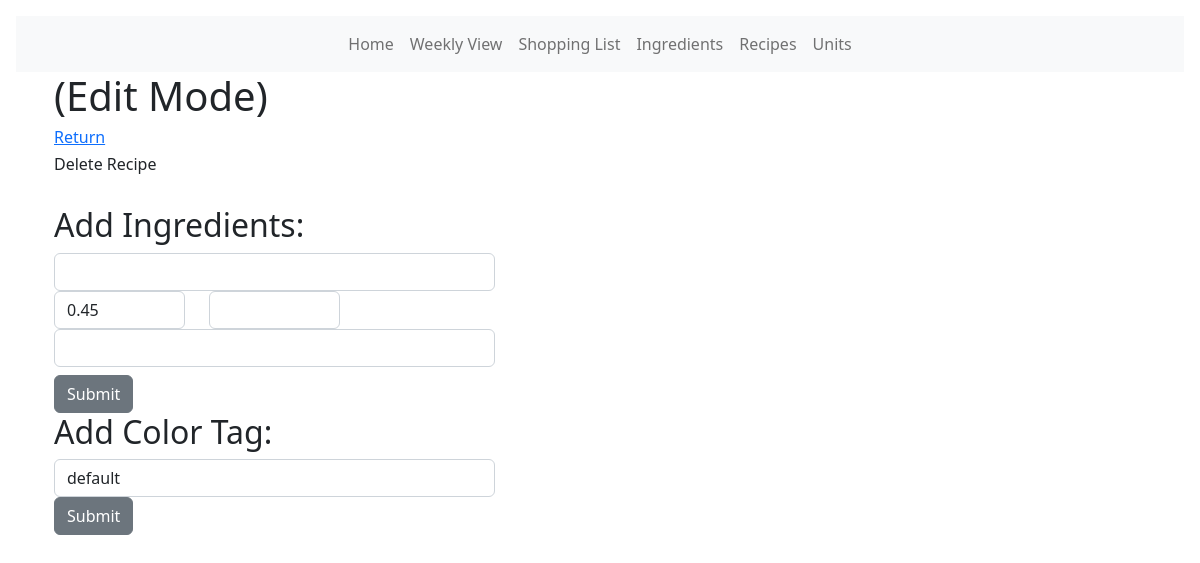
/recipes/edit_recipe_ingredient/50, run on an earlier commit of the app's database.
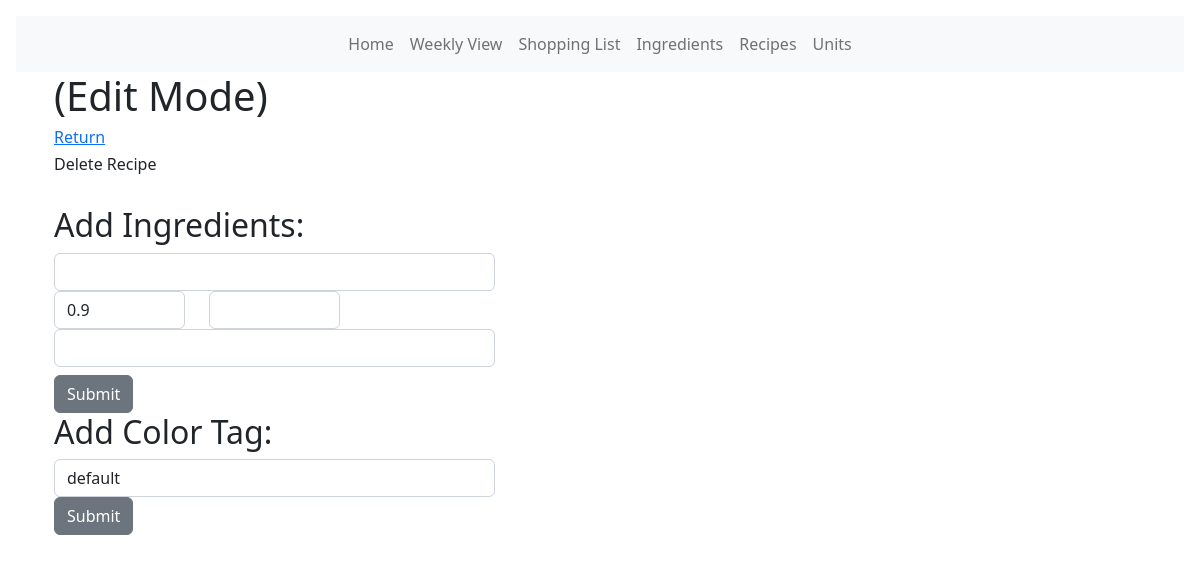
And on a later commit of the database.
### models.py (models this page shows, shortened)
class RecipeIngredient(db.Model):
    id = db.Column(db.Integer, primary_key=True)
    rid = db.Column(db.Integer, db.ForeignKey("recipe.id"))
    iid = db.Column(db.Integer, db.ForeignKey("ingredient.id"))
    qty = db.Column(db.Float)
    unit_suffix = db.Column(db.String(50))
    ingredient_color_tag = db.Column(db.String(20))

### main.py (the view, shortened to what this page needs)
@app.route("/recipes/edit_recipe_ingredient/<int:id>", methods=["GET", "POST"])
def recipe_edit_ingredient(id):
    c = RecipeIngredient.query.get_or_404(id)
    r = Recipe.query.filter_by(id=c.rid).first()
    n = Ingredient.query.filter_by(id=c.iid).first()
    rid = c.rid
    """Add Ingredient Form"""
    form = AddIngredient()
    a = db.session.query(Ingredient.name).order_by(Ingredient.name)
    a = [i[0] for i in a]
    form.name.choices = [("")] + [(y) for y in a]
    b = db.session.query(Unit.name).order_by(Unit.id)
    b = [i[0] for i in b]
    form.unit.choices = [("")] + [(y) for y in b]
    """Color Tag"""
    form2 = SelectColor()
    """Add Ingredient Button Action"""
    if form2.submit.data and form2.validate_on_submit():
        c.ingredient_color_tag = form2.name.data
        db.session.commit()
    return render_template(
        "/recipes/edit_recipe_ingredient.html",
        id=rid,
        r=r,
        form=form,
        c=c,
        n=n,
        form2=form2,
    )

### forms.py
class AddIngredient(FlaskForm):
    name = SelectField(
        "Ingredient:",
        validators=[validators.InputRequired()],
        validate_choice=False,
    )
    unit = SelectField(
        "Unit Conversion Option:",
        validators=[validators.InputRequired()],
    )
    qty = DecimalField("Qty:", validators=[validators.InputRequired()])
    suffix = StringField("Notes")
    color1 = SelectField(
        "Color Tag:",
        choices=[
            ("default"),
            ("blue"),
            ("green"),
            ("light blue"),
            ("red"),
            ("yellow"),
            ("purple"),
            ("orange"),
            ("dark grey"),
            ("light grey"),
        ],
        validate_choice=False,
    )
    submit = SubmitField("Submit")

### templates/recipes/edit_recipe_ingredient.html (shortened to what this page needs)
<!DOCTYPE html>
<html lang="en">
<head>
    <link href="{{ url_for('static', filename='css/select2.css') }}" rel="stylesheet" />
    {% extends 'base.html' %} {% block content %}
</head>
<body><b></b>
    <div class="container">
        <h1>{{title}} (Edit Mode)</h1>
        <a href="{{url_for('recipe_edit', id=r.id)}}">
            <h6>Return</h6>
            <h6>Delete Recipe</h6>
        </a>
        <br>
        <div class="row">
            <div class="col">
                <div class="row">
                    <div class="col-5">
                        <h2>Add Ingredients:</h2>
                        <form method="POST">
                            <div class="col">
                                {{ form.hidden_tag() }} {{ form.name(class="form-control",
                                id="selector") }}
                            </div>
                            <div class="row">
                                <div class="col-4">
                                    {{ form.qty(class="form-control", value=c.qty) }}
                                </div>
                                <div class="col-4">
                                    {{form.unit(class="form-control", id="unit")}}
                                </div>
                            </div>
                            <div class="col">
                                {{ form.suffix(class="form-control", value=c.unit_suffix)}}
                            </div>
                            <div class="col">{{ form.submit(class="btn btn-secondary mt-2") }}
                            </div>
                        </form>
                    </div>
                </div>
            </div>
        </div>
        <div class="row">
            <div class="col">
                <div class="row">
                    <div class="col-5">
                        <h2>Add Color Tag:</h2>
                        <form method="POST">
                            <div class="col">
                                {{ form.hidden_tag() }} {{ form2.name(class="form-control") }}
                            </div>
                            <div class="col">{{ form2.submit(class="btn btn-secondary") }}
                            </div>
                        </form>
                    </div>
                </div>
            </div>
        </div>
        <br />
</body>
{% endblock %}

What changed in the data, as far as the page shows it:
changed RecipeIngredient: qty "0.45" → "0.9"
